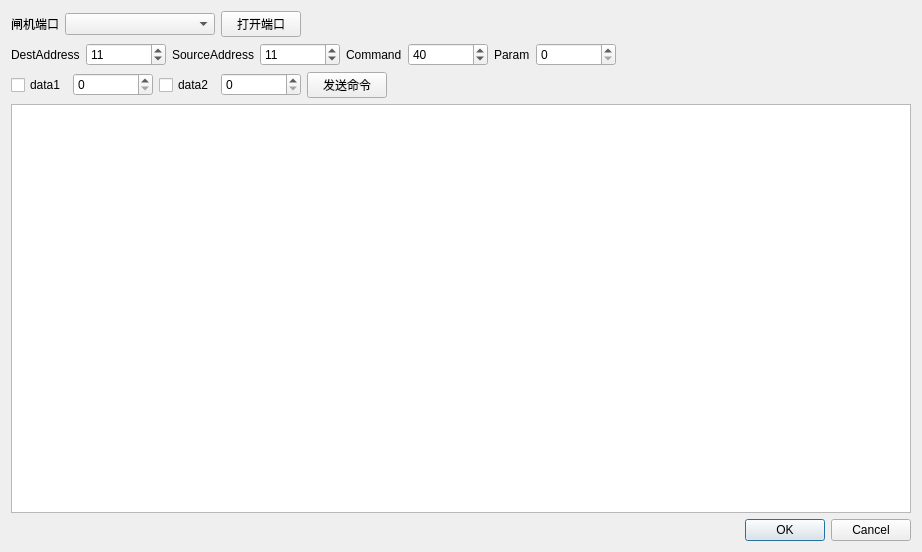
<?xml version="1.0" encoding="UTF-8"?>
<ui version="4.0">
 <class>SetDialog</class>
 <widget class="QDialog" name="SetDialog">
  <property name="geometry">
   <rect>
    <x>0</x>
    <y>0</y>
    <width>922</width>
    <height>552</height>
   </rect>
  </property>
  <property name="windowTitle">
   <string>Dialog</string>
  </property>
  <layout class="QVBoxLayout" name="verticalLayout">
   <item>
    <layout class="QHBoxLayout" name="horizontalLayout">
     <item>
      <widget class="QLabel" name="label">
       <property name="text">
        <string>闸机端口</string>
       </property>
      </widget>
     </item>
     <item>
      <widget class="QComboBox" name="portList">
       <property name="sizePolicy">
        <sizepolicy hsizetype="Fixed" vsizetype="Fixed">
         <horstretch>0</horstretch>
         <verstretch>0</verstretch>
        </sizepolicy>
       </property>
       <property name="minimumSize">
        <size>
         <width>150</width>
         <height>0</height>
        </size>
       </property>
       <property name="sizeIncrement">
        <size>
         <width>0</width>
         <height>0</height>
        </size>
       </property>
       <property name="baseSize">
        <size>
         <width>150</width>
         <height>0</height>
        </size>
       </property>
      </widget>
     </item>
     <item>
      <widget class="QPushButton" name="pushButton">
       <property name="text">
        <string>打开端口</string>
       </property>
      </widget>
     </item>
     <item>
      <spacer name="horizontalSpacer">
       <property name="orientation">
        <enum>Qt::Horizontal</enum>
       </property>
       <property name="sizeHint" stdset="0">
        <size>
         <width>40</width>
         <height>20</height>
        </size>
       </property>
      </spacer>
     </item>
    </layout>
   </item>
   <item>
    <layout class="QHBoxLayout" name="horizontalLayout_2">
     <item>
      <widget class="QLabel" name="label_5">
       <property name="frameShape">
        <enum>QFrame::NoFrame</enum>
       </property>
       <property name="text">
        <string>DestAddress</string>
       </property>
      </widget>
     </item>
     <item>
      <widget class="QSpinBox" name="DestAddress">
       <property name="minimumSize">
        <size>
         <width>80</width>
         <height>0</height>
        </size>
       </property>
       <property name="value">
        <number>17</number>
       </property>
       <property name="displayIntegerBase">
        <number>16</number>
       </property>
      </widget>
     </item>
     <item>
      <widget class="QLabel" name="sss">
       <property name="text">
        <string>SourceAddress</string>
       </property>
      </widget>
     </item>
     <item>
      <widget class="QSpinBox" name="SourceAddress">
       <property name="minimumSize">
        <size>
         <width>80</width>
         <height>0</height>
        </size>
       </property>
       <property name="value">
        <number>17</number>
       </property>
       <property name="displayIntegerBase">
        <number>16</number>
       </property>
      </widget>
     </item>
     <item>
      <widget class="QLabel" name="label_3">
       <property name="text">
        <string>Command</string>
       </property>
      </widget>
     </item>
     <item>
      <widget class="QSpinBox" name="Command">
       <property name="minimumSize">
        <size>
         <width>80</width>
         <height>0</height>
        </size>
       </property>
       <property name="stepType">
        <enum>QAbstractSpinBox::DefaultStepType</enum>
       </property>
       <property name="value">
        <number>64</number>
       </property>
       <property name="displayIntegerBase">
        <number>16</number>
       </property>
      </widget>
     </item>
     <item>
      <widget class="QLabel" name="label_6">
       <property name="text">
        <string>Param</string>
       </property>
      </widget>
     </item>
     <item>
      <widget class="QSpinBox" name="Param">
       <property name="minimumSize">
        <size>
         <width>80</width>
         <height>0</height>
        </size>
       </property>
       <property name="displayIntegerBase">
        <number>16</number>
       </property>
      </widget>
     </item>
     <item>
      <spacer name="horizontalSpacer_2">
       <property name="orientation">
        <enum>Qt::Horizontal</enum>
       </property>
       <property name="sizeHint" stdset="0">
        <size>
         <width>40</width>
         <height>20</height>
        </size>
       </property>
      </spacer>
     </item>
    </layout>
   </item>
   <item>
    <layout class="QHBoxLayout" name="horizontalLayout_3">
     <item>
      <widget class="QCheckBox" name="cdata1">
       <property name="text">
        <string>data1</string>
       </property>
      </widget>
     </item>
     <item>
      <widget class="QSpinBox" name="data1">
       <property name="minimumSize">
        <size>
         <width>80</width>
         <height>0</height>
        </size>
       </property>
       <property name="displayIntegerBase">
        <number>16</number>
       </property>
      </widget>
     </item>
     <item>
      <widget class="QCheckBox" name="cdata2">
       <property name="text">
        <string>data2</string>
       </property>
      </widget>
     </item>
     <item>
      <widget class="QSpinBox" name="data2">
       <property name="minimumSize">
        <size>
         <width>80</width>
         <height>0</height>
        </size>
       </property>
       <property name="displayIntegerBase">
        <number>16</number>
       </property>
      </widget>
     </item>
     <item>
      <widget class="QPushButton" name="pushButton_2">
       <property name="text">
        <string>发送命令</string>
       </property>
      </widget>
     </item>
     <item>
      <spacer name="horizontalSpacer_3">
       <property name="orientation">
        <enum>Qt::Horizontal</enum>
       </property>
       <property name="sizeHint" stdset="0">
        <size>
         <width>40</width>
         <height>20</height>
        </size>
       </property>
      </spacer>
     </item>
    </layout>
   </item>
   <item>
    <widget class="QTextEdit" name="resultext"/>
   </item>
   <item>
    <widget class="QDialogButtonBox" name="buttonBox">
     <property name="orientation">
      <enum>Qt::Horizontal</enum>
     </property>
     <property name="standardButtons">
      <set>QDialogButtonBox::Cancel|QDialogButtonBox::Ok</set>
     </property>
    </widget>
   </item>
  </layout>
 </widget>
 <resources/>
 <connections>
  <connection>
   <sender>buttonBox</sender>
   <signal>accepted()</signal>
   <receiver>SetDialog</receiver>
   <slot>accept()</slot>
   <hints>
    <hint type="sourcelabel">
     <x>248</x>
     <y>254</y>
    </hint>
    <hint type="destinationlabel">
     <x>157</x>
     <y>274</y>
    </hint>
   </hints>
  </connection>
  <connection>
   <sender>buttonBox</sender>
   <signal>rejected()</signal>
   <receiver>SetDialog</receiver>
   <slot>reject()</slot>
   <hints>
    <hint type="sourcelabel">
     <x>316</x>
     <y>260</y>
    </hint>
    <hint type="destinationlabel">
     <x>286</x>
     <y>274</y>
    </hint>
   </hints>
  </connection>
 </connections>
</ui>
